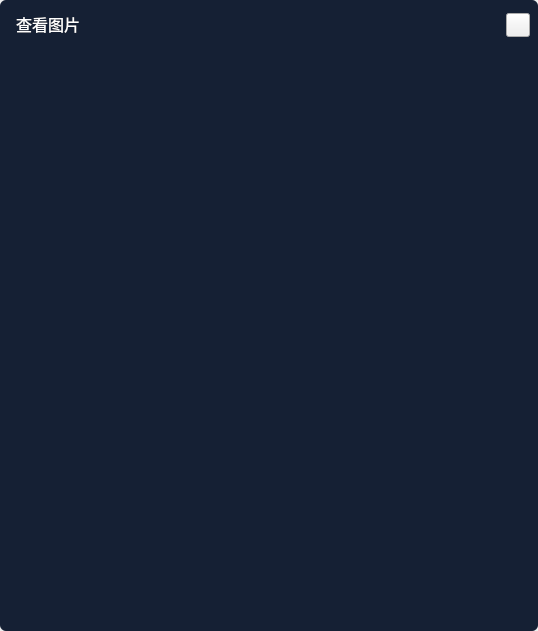
<?xml version="1.0" encoding="UTF-8"?>
<ui version="4.0">
 <class>showImageWidget</class>
 <widget class="QWidget" name="showImageWidget">
  <property name="geometry">
   <rect>
    <x>0</x>
    <y>0</y>
    <width>538</width>
    <height>631</height>
   </rect>
  </property>
  <property name="windowTitle">
   <string>查看图片</string>
  </property>
  <property name="styleSheet">
   <string notr="true"/>
  </property>
  <layout class="QVBoxLayout" name="verticalLayout_2">
   <property name="spacing">
    <number>0</number>
   </property>
   <property name="leftMargin">
    <number>0</number>
   </property>
   <property name="topMargin">
    <number>0</number>
   </property>
   <property name="rightMargin">
    <number>0</number>
   </property>
   <property name="bottomMargin">
    <number>0</number>
   </property>
   <item>
    <widget class="QFrame" name="frame">
     <property name="styleSheet">
      <string notr="true">#frame
{
background: #152034;
border-radius: 6px;
}</string>
     </property>
     <property name="frameShape">
      <enum>QFrame::StyledPanel</enum>
     </property>
     <property name="frameShadow">
      <enum>QFrame::Raised</enum>
     </property>
     <layout class="QVBoxLayout" name="verticalLayout_3">
      <property name="spacing">
       <number>0</number>
      </property>
      <property name="leftMargin">
       <number>0</number>
      </property>
      <property name="topMargin">
       <number>0</number>
      </property>
      <property name="rightMargin">
       <number>0</number>
      </property>
      <property name="bottomMargin">
       <number>0</number>
      </property>
      <item>
       <widget class="QWidget" name="widget_top" native="true">
        <property name="minimumSize">
         <size>
          <width>0</width>
          <height>48</height>
         </size>
        </property>
        <property name="maximumSize">
         <size>
          <width>16777215</width>
          <height>48</height>
         </size>
        </property>
        <layout class="QHBoxLayout" name="horizontalLayout">
         <property name="leftMargin">
          <number>16</number>
         </property>
         <property name="rightMargin">
          <number>8</number>
         </property>
         <item>
          <widget class="QLabel" name="label_ic">
           <property name="minimumSize">
            <size>
             <width>65</width>
             <height>20</height>
            </size>
           </property>
           <property name="maximumSize">
            <size>
             <width>65</width>
             <height>20</height>
            </size>
           </property>
           <property name="styleSheet">
            <string notr="true">#label_ic
{
	font-family: 微软雅黑;
	font-size: 16px;
	color: #FFFFFF;
}</string>
           </property>
           <property name="text">
            <string>查看图片</string>
           </property>
          </widget>
         </item>
         <item>
          <spacer name="horizontalSpacer">
           <property name="orientation">
            <enum>Qt::Horizontal</enum>
           </property>
           <property name="sizeHint" stdset="0">
            <size>
             <width>572</width>
             <height>20</height>
            </size>
           </property>
          </spacer>
         </item>
         <item>
          <widget class="QPushButton" name="pushButton_close">
           <property name="minimumSize">
            <size>
             <width>24</width>
             <height>24</height>
            </size>
           </property>
           <property name="maximumSize">
            <size>
             <width>24</width>
             <height>22</height>
            </size>
           </property>
           <property name="cursor">
            <cursorShape>PointingHandCursor</cursorShape>
           </property>
           <property name="styleSheet">
            <string notr="true">border-image: url(:/Screenshot/ico_gb_black.png);</string>
           </property>
           <property name="text">
            <string/>
           </property>
          </widget>
         </item>
        </layout>
       </widget>
      </item>
      <item>
       <widget class="QWidget" name="widget_main" native="true">
        <layout class="QVBoxLayout" name="verticalLayout">
         <property name="spacing">
          <number>0</number>
         </property>
         <property name="leftMargin">
          <number>4</number>
         </property>
         <property name="topMargin">
          <number>4</number>
         </property>
         <property name="rightMargin">
          <number>4</number>
         </property>
         <property name="bottomMargin">
          <number>4</number>
         </property>
         <item>
          <widget class="ImageView" name="widget_image" native="true"/>
         </item>
         <item>
          <widget class="QWidget" name="widget_gif" native="true">
           <layout class="QGridLayout" name="gridLayout">
            <property name="leftMargin">
             <number>0</number>
            </property>
            <property name="topMargin">
             <number>0</number>
            </property>
            <property name="rightMargin">
             <number>0</number>
            </property>
            <property name="bottomMargin">
             <number>0</number>
            </property>
            <property name="spacing">
             <number>0</number>
            </property>
            <item row="0" column="1">
             <spacer name="verticalSpacer">
              <property name="orientation">
               <enum>Qt::Vertical</enum>
              </property>
              <property name="sizeHint" stdset="0">
               <size>
                <width>20</width>
                <height>40</height>
               </size>
              </property>
             </spacer>
            </item>
            <item row="1" column="2">
             <spacer name="horizontalSpacer_2">
              <property name="orientation">
               <enum>Qt::Horizontal</enum>
              </property>
              <property name="sizeHint" stdset="0">
               <size>
                <width>40</width>
                <height>20</height>
               </size>
              </property>
             </spacer>
            </item>
            <item row="1" column="1">
             <widget class="LabelGIF" name="label_gif">
              <property name="minimumSize">
               <size>
                <width>100</width>
                <height>100</height>
               </size>
              </property>
              <property name="text">
               <string/>
              </property>
             </widget>
            </item>
            <item row="1" column="0">
             <spacer name="horizontalSpacer_3">
              <property name="orientation">
               <enum>Qt::Horizontal</enum>
              </property>
              <property name="sizeHint" stdset="0">
               <size>
                <width>40</width>
                <height>20</height>
               </size>
              </property>
             </spacer>
            </item>
            <item row="2" column="1">
             <spacer name="verticalSpacer_2">
              <property name="orientation">
               <enum>Qt::Vertical</enum>
              </property>
              <property name="sizeHint" stdset="0">
               <size>
                <width>20</width>
                <height>40</height>
               </size>
              </property>
             </spacer>
            </item>
           </layout>
          </widget>
         </item>
        </layout>
       </widget>
      </item>
     </layout>
    </widget>
   </item>
  </layout>
 </widget>
 <customwidgets>
  <customwidget>
   <class>ImageView</class>
   <extends>QWidget</extends>
   <header>imageview.h</header>
   <container>1</container>
  </customwidget>
  <customwidget>
   <class>LabelGIF</class>
   <extends>QLabel</extends>
   <header location="global">LabelGIF.h</header>
  </customwidget>
 </customwidgets>
 <resources>
  <include location="../../qrc/Screenshot.qrc"/>
 </resources>
 <connections/>
</ui>
